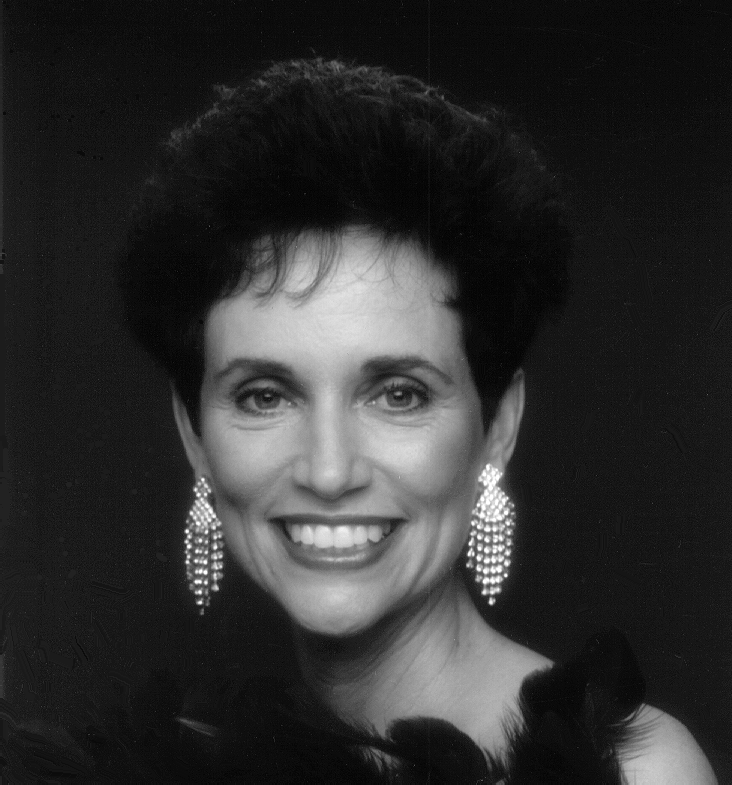
#> input picture 03/woman.png, 732 x 785 px
$ jupyter execute 03.ipynb   (older library calls are emulated)
#> lines starting #> are read from the running program, lines starting #| are printed output that depends on the picture
[cell 1]
import numpy as np
import imageio
import matplotlib.pyplot as plt
from scipy.signal import correlate2d
from scipy.signal import convolve2d
from scipy.misc import imresize
from scipy.stats import norm

def show(*args):
    f, axis = plt.subplots(1,len(args))
    f.set_figheight(25)
    f.set_figwidth(25)
    for (image,i) in zip(args,range(len(args))):
        axis[i].imshow(image, cmap='gray')
    plt.show()

def normalize(arr):
    arr *= 255.0/(arr.max())
    return arr

# Code.1) Gaussian Pyramid

[cell 2]
K_gaussian = np.array(
	[[1,4,7,4,1],
	[4,16,26,16,4],
	[7,26,41,26,7],
	[4,16,26,16,4],
	[1,4,7,4,1]], dtype=np.float64) / 273.0

K_gaussian = norm(loc=2).pdf(np.arange(5))  # loc = mean, offset to the left b/c of different origin
K_gaussian = np.outer(K_gaussian, K_gaussian)
K_gaussian = K_gaussian / K_gaussian.sum()

# Gaussian - Layer 1
G0 = imageio.imread("woman.png")
#> G0 is the input picture: shape (785, 732); min 0, max 255, mean 46.4
G0_s = convolve2d(G0, K_gaussian, mode='same')
G1 = G0_s[::2,::2] # Down-sample

# Gaussian - Layer 2
G1_s = convolve2d(G1, K_gaussian, mode='same')
G2 = G1_s[::2,::2] # Down-sample

# Gaussian - Layer 3
G2_s = convolve2d(G2, K_gaussian, mode='same')
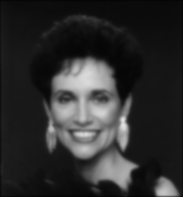
#> G2_s: shape (197, 183) float64; min 4.22, max 224.8, mean 46
G3 = G2_s[::2,::2] # Down-sample

show(G0, G1, G2, G3)
#> in show, `plt.show()`:
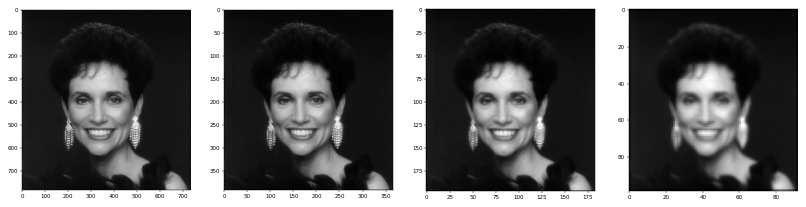
#> figure drawn by matplotlib, 4 panels

# Code.2) Laplacian Pyramid

[cell 3]
G3_s = convolve2d(G3, K_gaussian, mode='same')
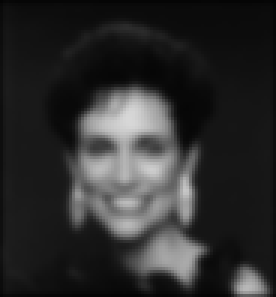
#> G3_s: shape (99, 92) float64 (shown 3 times larger); min 3.53, max 215.6, mean 45.4

L0 = G0 - G0_s
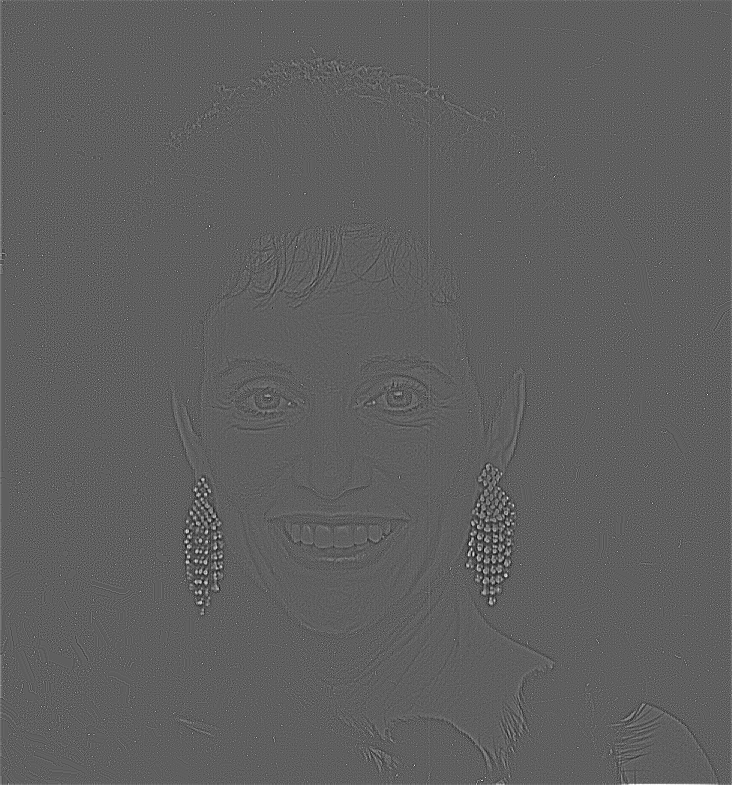
#> L0: shape (785, 732) float64; min -37.91, max 63.19, mean 0; drawn with min black and max white
L1 = G1 - G1_s
L2 = G2 - G2_s
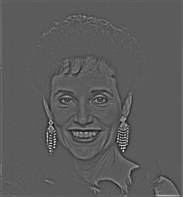
#> L2: shape (197, 183) float64; min -30.02, max 53.43, mean 0.1; drawn with min black and max white
L3 = G3 - G3_s
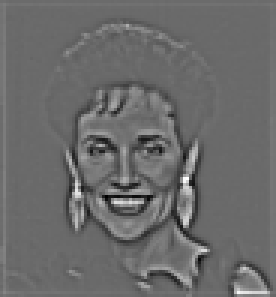
#> L3: shape (99, 92) float64 (shown 3 times larger); min -28.96, max 40.47, mean 0.2; drawn with min black and max white
show(L0,L1,L2,L3)
